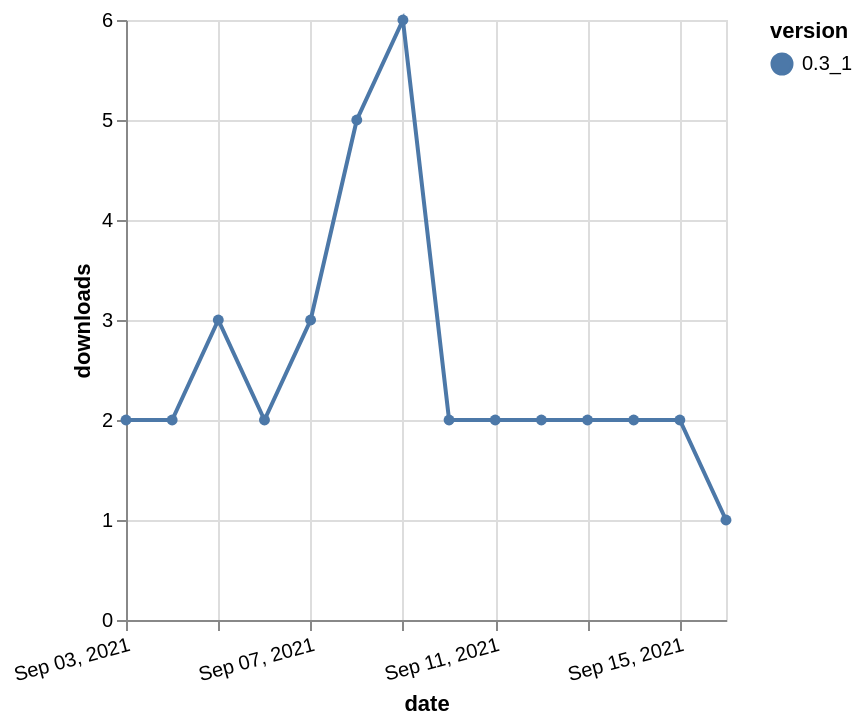

Write the Vega-Lite specification saved for this chart.
### Vega-Lite specification from a JSON file in a GitHub repository (floating-point values rounded to 4 significant figures)
{"$schema": "https://vega.github.io/schema/vega-lite/v5.json", "description": "A simple bar chart with embedded data.", "data": {"values": [{"date": "2021-09-03", "total": 2939, "delta": 2, "version": "0.3_1"}, {"date": "2021-09-04", "total": 2941, "delta": 2, "version": "0.3_1"}, {"date": "2021-09-05", "total": 2944, "delta": 3, "version": "0.3_1"}, {"date": "2021-09-06", "total": 2946, "delta": 2, "version": "0.3_1"}, {"date": "2021-09-07", "total": 2949, "delta": 3, "version": "0.3_1"}, {"date": "2021-09-08", "total": 2954, "delta": 5, "version": "0.3_1"}, {"date": "2021-09-09", "total": 2960, "delta": 6, "version": "0.3_1"}, {"date": "2021-09-10", "total": 2962, "delta": 2, "version": "0.3_1"}, {"date": "2021-09-11", "total": 2964, "delta": 2, "version": "0.3_1"}, {"date": "2021-09-12", "total": 2966, "delta": 2, "version": "0.3_1"}, {"date": "2021-09-13", "total": 2968, "delta": 2, "version": "0.3_1"}, {"date": "2021-09-14", "total": 2970, "delta": 2, "version": "0.3_1"}, {"date": "2021-09-15", "total": 2972, "delta": 2, "version": "0.3_1"}, {"date": "2021-09-16", "total": 2973, "delta": 1, "version": "0.3_1"}]}, "width": "container", "mark": {"type": "line", "point": {"filled": true}}, "encoding": {"x": {"field": "date", "type": "temporal", "timeUnit": "yearmonthdate", "title": "date", "axis": {"labelAngle": -15}}, "y": {"field": "delta", "type": "quantitative", "title": "downloads"}, "color": {"field": "version", "type": "nominal"}, "tooltip": {"field": "delta"}}}
